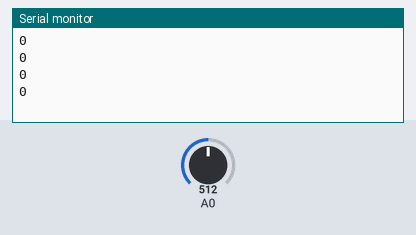
Recording of a sketch running on a simulated Arduino Uno, built with avr-gcc and run on an emulated ATmega328P. Parts: the last lines printed to the serial monitor. The test bench sets the inputs (shaded band); at power-on: A0 = 512.

Above: at 1.2 s.
1.3 s: A0 set to 716
At 1.68 s:
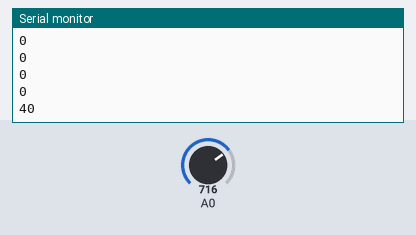
2.8 s: A0 set to 900
At 3.18 s:
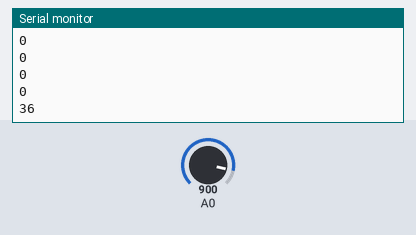
Timing chart, 0 to 5.8 s (numbered marks = the images above; inputs shaded):
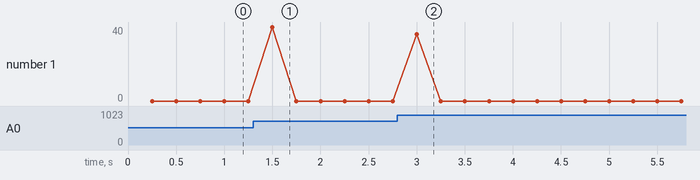

The sketch:

microphone-code.ino
```cpp
const int sampleWindow = 50; // Sample window width in mS (50 mS = 20Hz)
unsigned int sample;
unsigned int sum;

void setup()
{
   Serial.begin(9600);
}

void loop() {
  sum = 0;
  for (int i=0; i<5; i++) {
     unsigned long startMillis= millis();  // Start of sample window
     unsigned int peakToPeak = 0;   // peak-to-peak level

     unsigned int signalMax = 0;
     unsigned int signalMin = 1024;
     // collect data for 50 mS
     while (millis() - startMillis < sampleWindow)
     {
        sample = analogRead(0);   //reading DC pin from pin A0
        if (sample < 1024)  // toss out spurious readings
        {
           if (sample > signalMax)
           {
               signalMax = sample;  // save just the max levels
           }
           else if (sample < signalMin)
           {
              signalMin = sample;  // save just the min levels
           }
        }
    }
    peakToPeak = signalMax - signalMin;  // max - min = peak-peak amplitude
    sum += peakToPeak;
  }
  Serial.println(sum / 5);
}
```

Measured:
- after the input at 1.3 s, the serial monitor: prints a new line after 0.20 s (image 1)
- after the input at 2.8 s, the serial monitor: prints a new line after 0.20 s (image 2)
